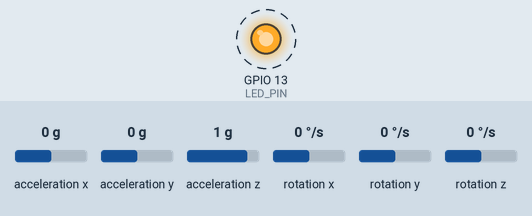
This sketch was run on a simulated ESP8266 (NodeMCU). Parts: output pins drawn as LEDs (lit = HIGH). Dashed ring = blinking. Inputs (shaded band) come from the test bench; at power-on: acceleration x 0 g, acceleration y 0 g, acceleration z 1 g, rotation x 0 °/s, rotation y 0 °/s, rotation z 0 °/s. Random numbers use the default seed unless the sketch sets one; what the sketch prints to the serial monitor is not drawn.

Above: at 0.3 s.
Timing chart, 0 to 3.1 s (numbered marks = the images above):
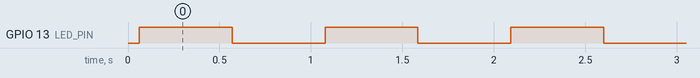

Measured:
- by itself, GPIO 13 (LED_PIN): alternates HIGH for 0.51 s and LOW for 0.51 s

The sketch:

MPU6050_raw.ino
```cpp
// I2C device class (I2Cdev) demonstration Arduino sketch for MPU6050 class
// 10/7/2011 by Jeff Rowberg <jeff@rowberg.net>
// Updates should (hopefully) always be available at https://github.com/jrowberg/i2cdevlib
//
// Changelog:
//      2013-05-08 - added multiple output formats
//                 - added seamless Fastwire support
//      2011-10-07 - initial release

/* ============================================
I2Cdev device library code is placed under the MIT license
Copyright (c) 2011 Jeff Rowberg

Permission is hereby granted, free of charge, to any person obtaining a copy
of this software and associated documentation files (the "Software"), to deal
in the Software without restriction, including without limitation the rights
to use, copy, modify, merge, publish, distribute, sublicense, and/or sell
copies of the Software, and to permit persons to whom the Software is
furnished to do so, subject to the following conditions:

The above copyright notice and this permission notice shall be included in
all copies or substantial portions of the Software.

THE SOFTWARE IS PROVIDED "AS IS", WITHOUT WARRANTY OF ANY KIND, EXPRESS OR
IMPLIED, INCLUDING BUT NOT LIMITED TO THE WARRANTIES OF MERCHANTABILITY,
FITNESS FOR A PARTICULAR PURPOSE AND NONINFRINGEMENT. IN NO EVENT SHALL THE
AUTHORS OR COPYRIGHT HOLDERS BE LIABLE FOR ANY CLAIM, DAMAGES OR OTHER
LIABILITY, WHETHER IN AN ACTION OF CONTRACT, TORT OR OTHERWISE, ARISING FROM,
OUT OF OR IN CONNECTION WITH THE SOFTWARE OR THE USE OR OTHER DEALINGS IN
THE SOFTWARE.
===============================================
*/

// I2Cdev and MPU6050 must be installed as libraries, or else the .cpp/.h files
// for both classes must be in the include path of your project
#include "I2Cdev.h"
#include "MPU6050.h"

#include <RCSwitch.h>

// Arduino Wire library is required if I2Cdev I2CDEV_ARDUINO_WIRE implementation
// is used in I2Cdev.h
#if I2CDEV_IMPLEMENTATION == I2CDEV_ARDUINO_WIRE
    #include "Wire.h"
#endif
#define LED 2  //On board LED
// class default I2C address is 0x68
// specific I2C addresses may be passed as a parameter here
// AD0 low = 0x68 (default for InvenSense evaluation board)
// AD0 high = 0x69
MPU6050 accelgyro;
MPU6050 accelgyro2(0x69); // <-- use for AD0 high
MPU6050 accelgyro3; // <-- use for AD0 high

int16_t ax, ay, az;
int16_t gx, gy, gz;
int16_t ax2, ay2, az2;
int16_t gx2, gy2, gz2;
int16_t ax3, ay3, az3;
int16_t gx3, gy3, gz3;

// uncomment "OUTPUT_READABLE_ACCELGYRO" if you want to see a tab-separated
// list of the accel X/Y/Z and then gyro X/Y/Z values in decimal. Easy to read,
// not so easy to parse, and slow(er) over UART.
#define OUTPUT_READABLE_ACCELGYRO

// uncomment "OUTPUT_BINARY_ACCELGYRO" to send all 6 axes of data as 16-bit
// binary, one right after the other. This is very fast (as fast as possible
// without compression or data loss), and easy to parse, but impossible to read
// for a human.
//#define OUTPUT_BINARY_ACCELGYRO


#define LED_PIN 13
bool blinkState = false;

RCSwitch mySwitch = RCSwitch();

void setup() {
    Serial.begin(38400);
    // join I2C bus (I2Cdev library doesn't do this automatically)
    //#if I2CDEV_IMPLEMENTATION == I2CDEV_ARDUINO_WIRE
        Wire.begin(4, 5);
        Serial.println("Hier");
    //#elif I2CDEV_IMPLEMENTATION == I2CDEV_BUILTIN_FASTWIRE
    //    Fastwire::setup(400, true);
    //#endif

    // initialize serial communication
    // (38400 chosen because it works as well at 8MHz as it does at 16MHz, but
    // it's really up to you depending on your project)

    // initialize device
    Serial.println("Initializing I2C devices...");
    accelgyro.initialize();
    accelgyro2.initialize();

    // verify connection
    Serial.println("Testing device connections...");
    Serial.println(accelgyro.testConnection() ? "MPU6050 connection successful" : "MPU6050 connection failed");
    Serial.println(accelgyro2.testConnection() ? "MPU6050 connection successful" : "MPU6050 connection failed");

    // use the code below to change accel/gyro offset values

    Serial.println("Updating internal sensor offsets...");
    // -76	-2359	1688	0	0	0
    Serial.print(accelgyro.getXAccelOffset()); Serial.print("\t"); // -76
    Serial.print(accelgyro.getYAccelOffset()); Serial.print("\t"); // -2359
    Serial.print(accelgyro.getZAccelOffset()); Serial.print("\t"); // 1688
    Serial.print(accelgyro.getXGyroOffset()); Serial.print("\t"); // 0
    Serial.print(accelgyro.getYGyroOffset()); Serial.print("\t"); // 0
    Serial.print(accelgyro.getZGyroOffset()); Serial.print("\t"); // 0
    Serial.print("\n");
    accelgyro.setXGyroOffset(220);
    accelgyro.setYGyroOffset(76);
    accelgyro.setZGyroOffset(-85);
    accelgyro2.setXGyroOffset(220);
    accelgyro2.setYGyroOffset(76);
    accelgyro2.setZGyroOffset(-85);
    Serial.print(accelgyro.getXAccelOffset()); Serial.print("\t"); // -76
    Serial.print(accelgyro.getYAccelOffset()); Serial.print("\t"); // -2359
    Serial.print(accelgyro.getZAccelOffset()); Serial.print("\t"); // 1688
    Serial.print(accelgyro.getXGyroOffset()); Serial.print("\t"); // 0
    Serial.print(accelgyro.getYGyroOffset()); Serial.print("\t"); // 0
    Serial.print(accelgyro.getZGyroOffset()); Serial.print("\t"); // 0
    Serial.print("\n");

    Wire.begin(2,0);
    Serial.println("Initializing I2C devices bus 2...");
    accelgyro3.initialize();
    Serial.println(accelgyro3.testConnection() ? "MPU6050 connection successful" : "MPU6050 connection failed");

    accelgyro3.setXGyroOffset(220);
    accelgyro3.setYGyroOffset(76);
    accelgyro3.setZGyroOffset(-85);


    // configure Arduino LED pin for output
    pinMode(LED_PIN, OUTPUT);

    mySwitch.enableTransmit(12);
}

void loop() {
    // read raw accel/gyro measurements from device
    accelgyro.getMotion6(&ax, &ay, &az, &gx, &gy, &gz);
    accelgyro2.getMotion6(&ax2, &ay2, &az2, &gx2, &gy2, &gz2);

    // these methods (and a few others) are also available
    //accelgyro.getAcceleration(&ax, &ay, &az);
    //accelgyro.getRotation(&gx, &gy, &gz);

    Wire.begin(4, 5);

    #ifdef OUTPUT_READABLE_ACCELGYRO
        // display tab-separated accel/gyro x/y/z values
        Serial.print(ax); Serial.print("\t");
        Serial.print(ay); Serial.print("\t");
        Serial.print(az); Serial.print("\t");
        Serial.print(gx); Serial.print("\t");
        Serial.print(gy); Serial.print("\t");
        Serial.print(gz); Serial.print("\t");
        Serial.print(ax2); Serial.print("\t");
        Serial.print(ay2); Serial.print("\t");
        Serial.print(az2); Serial.print("\t");
        Serial.print(gx2); Serial.print("\t");
        Serial.print(gy2); Serial.print("\t");
        Serial.print(gz2); Serial.print("\t");

        Wire.begin(2,0);
        Serial.print(ax3); Serial.print("\t");
        Serial.print(ay3); Serial.print("\t");
        Serial.print(az3); Serial.print("\t");
        Serial.print(gx3); Serial.print("\t");
        Serial.print(gy3); Serial.print("\t");
        Serial.print(gz3); Serial.print("\t");
        //Serial.print(sqrt(gx * gx + gy * gy + gz * gz));
        Serial.println();

        //Wire.begin(4, 5);
    #endif

    #ifdef OUTPUT_BINARY_ACCELGYRO
        Serial.write((uint8_t)(ax >> 8)); Serial.write((uint8_t)(ax & 0xFF));
        Serial.write((uint8_t)(ay >> 8)); Serial.write((uint8_t)(ay & 0xFF));
        Serial.write((uint8_t)(az >> 8)); Serial.write((uint8_t)(az & 0xFF));
        Serial.write((uint8_t)(gx >> 8)); Serial.write((uint8_t)(gx & 0xFF));
        Serial.write((uint8_t)(gy >> 8)); Serial.write((uint8_t)(gy & 0xFF));
        Serial.write((uint8_t)(gz >> 8)); Serial.write((uint8_t)(gz & 0xFF));
    #endif

    // blink LED to indicate activity
    blinkState = !blinkState;
    digitalWrite(LED_PIN, blinkState);

    mySwitch.send(random(1, 1000), 24);
    Serial.println("Hab was geschickt");

    delay(50);
}
```
